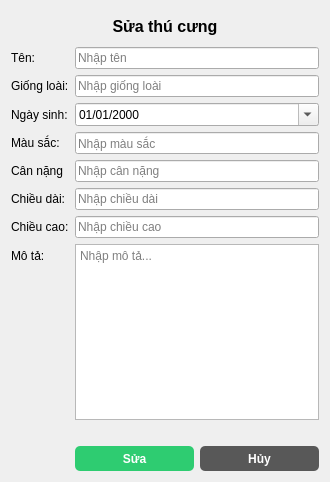
<?xml version="1.0" encoding="UTF-8"?>
<ui version="4.0">
 <class>EditPetDialog</class>
 <widget class="QDialog" name="EditPetDialog">
  <property name="geometry">
   <rect>
    <x>0</x>
    <y>0</y>
    <width>330</width>
    <height>482</height>
   </rect>
  </property>
  <property name="windowTitle">
   <string>Sửa thú cưng</string>
  </property>
  <property name="styleSheet">
   <string notr="true"/>
  </property>
  <layout class="QVBoxLayout" name="verticalLayout">
   <item>
    <widget class="QLabel" name="titleLabel">
     <property name="minimumSize">
      <size>
       <width>0</width>
       <height>30</height>
      </size>
     </property>
     <property name="font">
      <font>
       <pointsize>12</pointsize>
       <weight>75</weight>
       <bold>true</bold>
      </font>
     </property>
     <property name="styleSheet">
      <string notr="true">font-weight: bold;</string>
     </property>
     <property name="text">
      <string>Sửa thú cưng</string>
     </property>
     <property name="alignment">
      <set>Qt::AlignCenter</set>
     </property>
    </widget>
   </item>
   <item>
    <layout class="QFormLayout" name="formLayout">
     <item row="0" column="0">
      <widget class="QLabel" name="birthday">
       <property name="text">
        <string>Tên:</string>
       </property>
      </widget>
     </item>
     <item row="0" column="1">
      <widget class="QLineEdit" name="name">
       <property name="placeholderText">
        <string>Nhập tên</string>
       </property>
      </widget>
     </item>
     <item row="2" column="0">
      <widget class="QLabel" name="dateLabel">
       <property name="text">
        <string>Ngày sinh:</string>
       </property>
      </widget>
     </item>
     <item row="2" column="1">
      <widget class="QDateEdit" name="birth_date">
       <property name="displayFormat">
        <string>dd/MM/yyyy</string>
       </property>
       <property name="calendarPopup">
        <bool>true</bool>
       </property>
      </widget>
     </item>
     <item row="3" column="0">
      <widget class="QLabel" name="amountLabel">
       <property name="text">
        <string>Màu sắc:</string>
       </property>
      </widget>
     </item>
     <item row="7" column="0">
      <widget class="QLabel" name="detailsLabel">
       <property name="text">
        <string>Mô tả:</string>
       </property>
      </widget>
     </item>
     <item row="7" column="1">
      <widget class="QTextEdit" name="special_features">
       <property name="placeholderText">
        <string>Nhập mô tả...</string>
       </property>
      </widget>
     </item>
     <item row="8" column="1">
      <layout class="QHBoxLayout" name="horizontalLayout_3">
       <property name="topMargin">
        <number>20</number>
       </property>
       <item>
        <widget class="QPushButton" name="btn_edit_pet">
         <property name="minimumSize">
          <size>
           <width>70</width>
           <height>25</height>
          </size>
         </property>
         <property name="styleSheet">
          <string notr="true">QPushButton {
	background-color: #2ecc71;
	color: #fff;
	border: none;
	border-radius: 5px;
	font-weight: bold;
}
</string>
         </property>
         <property name="text">
          <string>Sửa</string>
         </property>
        </widget>
       </item>
       <item>
        <widget class="QPushButton" name="btn_cancel">
         <property name="minimumSize">
          <size>
           <width>70</width>
           <height>25</height>
          </size>
         </property>
         <property name="styleSheet">
          <string notr="true">QPushButton {
	background-color: #585858;
	color: #fff;
	border: none;
	border-radius: 5px;
	font-weight: bold;
}</string>
         </property>
         <property name="text">
          <string>Hủy</string>
         </property>
        </widget>
       </item>
      </layout>
     </item>
     <item row="1" column="0">
      <widget class="QLabel" name="categoryLabel_3">
       <property name="text">
        <string>Giống loài:</string>
       </property>
      </widget>
     </item>
     <item row="1" column="1">
      <widget class="QLineEdit" name="breed">
       <property name="placeholderText">
        <string>Nhập giống loài</string>
       </property>
      </widget>
     </item>
     <item row="3" column="1">
      <widget class="QLineEdit" name="color">
       <property name="placeholderText">
        <string>Nhập màu sắc</string>
       </property>
      </widget>
     </item>
     <item row="4" column="0">
      <widget class="QLabel" name="amountLabel_2">
       <property name="text">
        <string>Cân nặng</string>
       </property>
      </widget>
     </item>
     <item row="4" column="1">
      <widget class="QLineEdit" name="weight">
       <property name="placeholderText">
        <string>Nhập cân nặng</string>
       </property>
      </widget>
     </item>
     <item row="5" column="0">
      <widget class="QLabel" name="amountLabel_3">
       <property name="text">
        <string>Chiều dài:</string>
       </property>
      </widget>
     </item>
     <item row="5" column="1">
      <widget class="QLineEdit" name="length">
       <property name="placeholderText">
        <string>Nhập chiều dài</string>
       </property>
      </widget>
     </item>
     <item row="6" column="0">
      <widget class="QLabel" name="amountLabel_4">
       <property name="text">
        <string>Chiều cao:</string>
       </property>
      </widget>
     </item>
     <item row="6" column="1">
      <widget class="QLineEdit" name="height">
       <property name="placeholderText">
        <string>Nhập chiều cao</string>
       </property>
      </widget>
     </item>
    </layout>
   </item>
  </layout>
 </widget>
 <resources/>
 <connections/>
</ui>
